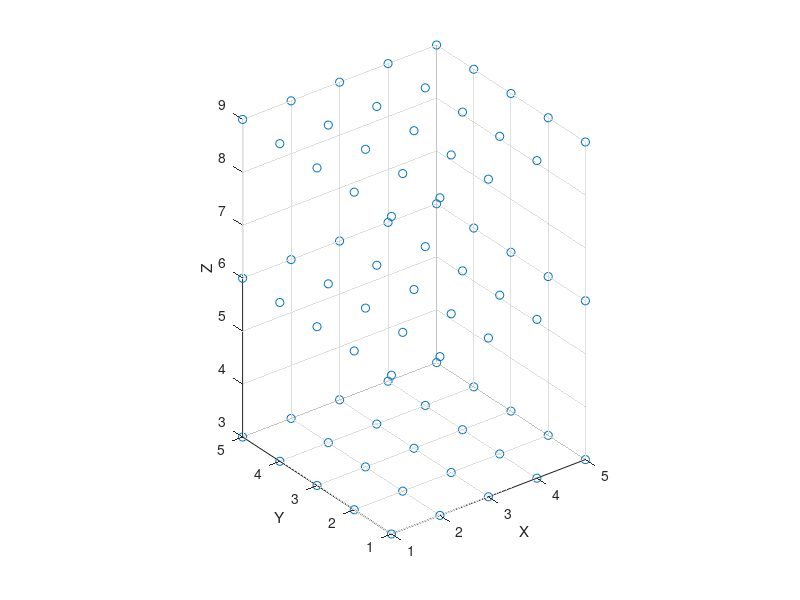

This figure's MATLAB source: (Note: this script raises an error after producing the figure.)
col_num = 5;
row_num = 5;
stair_num = 3;

position_init = NaN(row_num, col_num, stair_num, 3);

position_init(:, :, :, 1) = ones(1, row_num, stair_num) .* (1:row_num)';
position_init(:, :, :, 2) = ones(col_num, 1, stair_num) .* (1:col_num);
matrix_tmp(1, 1, 1:stair_num) = 1:stair_num; matrix_tmp = matrix_tmp * 3;
position_init(:, :, :, 3) = ones(row_num, col_num, stair_num) .* matrix_tmp;

position = position_init;
x_tmp = position(:, :, :, 1); x_tmp = x_tmp(:);
y_tmp = position(:, :, :, 2); y_tmp = y_tmp(:);
z_tmp = position(:, :, :, 3); z_tmp = z_tmp(:);
scatter3(x_tmp, y_tmp, z_tmp)
xlabel('X')
ylabel('Y')
zlabel('Z')
daspect(ones(1,3))

%% straight forces

towards = position(2:end, :, :, :);
base = position(1:end-1, :, :, :);
x_direction = towards - base;
add_quiver3_dircon(position_init, 1, 0, 0)

towards = position(:, 2:end, :, :);
base = position(:, 1:end-1, :, :);
y_direction = towards - base;
add_quiver3_dircon(position_init, 0, 1, 0)

towards = position(:, :, 2:end, :);
base = position(:, :, 1:end-1, :);
z_direction = towards - base;
add_quiver3_dircon(position_init, 0, 0, 1)

%% xy forces

towards = position(2:end, 2:end, :, :);
base = position(1:end-1, 1:end-1, :, :);
xy_direction = towards - base;
add_quiver3_dircon(position_init, 1, 1, 0)

towards = position(2:end, 1:end-1, :, :);
base = position(1:end-1, 2:end, :, :);
yx_direction = towards - base;
add_quiver3_dircon(position_init, 1, -1, 0)

%% yz forces

towards = position(:, 2:end, 2:end, :);
base = position(:, 1:end-1, 1:end-1, :);
yz_direction = towards - base;
add_quiver3_dircon(position_init, 0, 1, 1)


towards = position(:, 1:end-1, 2:end, :);
base = position(:, 2:end, 1:end-1, :);
zy_direction = towards - base;
add_quiver3_dircon(position_init, 0, -1, 1)


%% zx forces

towards = position(2:end, :, 2:end, :);
base = position(1:end-1, :, 1:end-1, :);
zx_direction = towards - base;
add_quiver3_dircon(position_init, 1, 0, 1)



towards = position(1:end-1, :, 2:end, :);
base = position(2:end, :, 1:end-1, :);
xz_direction = towards - base;
add_quiver3_dircon(position_init, -1, 0, 1)


%% xyz forces


towards = position(2:end, 2:end, 2:end, :);
base = position(1:end-1, 1:end-1, 1:end-1, :);
xyz_direction = towards - base;
add_quiver3_dircon(position_init, 1, 1, 1)


towards = position(2:end, 1:end-1, 2:end, :);
base = position(1:end-1, 2:end, 1:end-1, :);
yxz_direction = towards - base;
add_quiver3_dircon(position_init, 1, -1, 1)


towards = position(1:end-1, 2:end, 2:end, :);
base = position(2:end, 1:end-1, 1:end-1, :);
add_quiver3_dircon(position_init, -1, 1, 1)
zxy_direction = towards - base;


towards = position(1:end-1, 1:end-1, 2:end, :);
base = position(2:end, 2:end, 1:end-1, :);
zyx_direction = towards - base;
add_quiver3_dircon(position_init, -1, -1, 1)
























